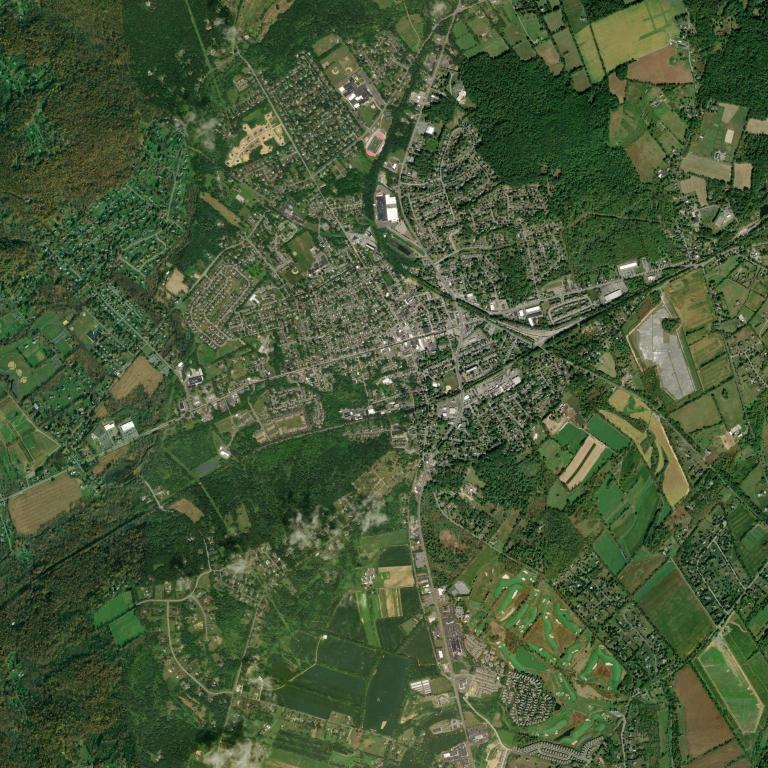
#> input picture base_map.jpg, 768 x 768 px
$ python map_engine.py
#> lines starting #> are read from the running program, lines starting #| are printed output that depends on the picture; after the words box and inside, x2 and y2 are one past the last pixel; in counts of white or black regions, pixels touching at a corner belong together
import os
import json
from PIL import Image, ImageDraw, ImageFont

# Define the absolute boundaries of our 3x3 stitched base map (Zoom 14)
# x_center = 4811, y_center = 6185
# So X goes from 4810 to 4812, Y goes from 6184 to 6186.
# Each tile is 256x256. Map is 768x768 pixels.
# Let's map our own custom 100x100 grid onto this 768x768 pixel image.
# Grid 0,0 is top-left, 100,100 is bottom-right.
# 1 grid step = 7.68 pixels.

GRID_SIZE = 100
PIXELS_PER_GRID = 768 / GRID_SIZE

NODES = {
    "Washington_Borough": {"x": 50, "y": 50, "color": "blue", "label": "Washington Safe-Zone"},
    "Route_31_Chokepoint": {"x": 50, "y": 35, "color": "red", "label": "Route 31 Blockade"},
    "Oxford_Mines": {"x": 40, "y": 20, "color": "purple", "label": "Oxford Mine Vaults"}
}

CONNECTIONS = [
    ("Washington_Borough", "Route_31_Chokepoint"),
    ("Route_31_Chokepoint", "Oxford_Mines")
]

# --- HIDDEN SECRETS & ROUTES ---
SECRETS = {
    "Smugglers_Cache": {"x": 52, "y": 48, "color": "gold", "label": "Smuggler's Drop", "skill": "Cartography I"},
    "Aether_Well": {"x": 45, "y": 30, "color": "magenta", "label": "Aether-Well", "skill": "Aether-Mapping"},
    "Old_Subway": {"x": 55, "y": 40, "color": "darkgray", "label": "Collapsed Subway", "skill": "Cartography II"}
}

HIDDEN_CONNECTIONS = [
    ("Washington_Borough", "Smugglers_Cache", "Cartography I"),
    ("Route_31_Chokepoint", "Aether_Well", "Aether-Mapping"),
]

def load_map_state():
    if os.path.exists("map_state.json"):
        with open("map_state.json", "r") as f:
#> (reads map_state.json from the repository)
            return json.load(f)
    # Default map state
    return {
        "player_x": 50,
        "player_y": 50,
        "explored_tiles": [[50, 50], [50, 49], [51, 50], [49, 50], [50, 51]],
        "macro_mode": False
    }

def save_map_state(state):
    with open("map_state.json", "w") as f:
        json.dump(state, f)

_MAP_CACHE_KEY = None

def generate_overlay(player_skills=None, force=False):
    global _MAP_CACHE_KEY
    if player_skills is None:
        player_skills = []

    if not os.path.exists("base_map.jpg"):
        return None

    state = load_map_state()
    sig = (
        state.get("player_x"),
        state.get("player_y"),
        len(state.get("explored_tiles", [])),
        tuple(sorted(list(player_skills))),
        len(state.get("dynamic_nodes", [])),
        state.get("macro_mode")
    )
    if not force and _MAP_CACHE_KEY == sig and os.path.exists("current_map.jpg"):
        return "current_map.jpg"

    base_img = Image.open("base_map.jpg").convert("RGBA")

    # 1. Fog of War Layer
    fog = Image.new("RGBA", base_img.size, (0, 0, 0, 200)) # 200 alpha for dark fog
    fog_draw = ImageDraw.Draw(fog)

    mask = Image.new("L", base_img.size, 200) # Start fully "fogged"
#> mask: PIL image 768x768 L; every value is 200
    mask_draw = ImageDraw.Draw(mask)

    # Reveal explored Grid Tiles
    for coords in state["explored_tiles"]:
        gx, gy = coords[0], coords[1]
        px, py = gx * PIXELS_PER_GRID, gy * PIXELS_PER_GRID
        radius = PIXELS_PER_GRID * 3
        mask_draw.ellipse([px - radius, py - radius, px + radius, py + radius], fill=0)

    # Reveal Nodes
    for node in NODES.values():
        px, py = node["x"] * PIXELS_PER_GRID, node["y"] * PIXELS_PER_GRID
        mask_draw.ellipse([px - 40, py - 40, px + 40, py + 40], fill=0)

    # Helper to check if player has a required skill (fuzzy match to ignore AI descriptions)
    def has_skill(req_skill, p_skills):
        if req_skill is None: return True
        req_lower = req_skill.lower()
        return any(req_lower in s.lower() or "omniscience (dev)" in s.lower() for s in p_skills)

    # Reveal Secrets (if skill check passes)
    visible_secrets = {}
    for key, sec in SECRETS.items():
        if has_skill(sec.get("skill"), player_skills):
            visible_secrets[key] = sec
            px, py = sec["x"] * PIXELS_PER_GRID, sec["y"] * PIXELS_PER_GRID
            mask_draw.ellipse([px - 25, py - 25, px + 25, py + 25], fill=0) # Smaller reveal radius
#> after the loop, visible_secrets = 0 items

    # Reveal Dynamic Procedural Nodes
    dynamic_nodes = state.get("dynamic_nodes", [])
    for d_node in dynamic_nodes:
        px, py = d_node["x"] * PIXELS_PER_GRID, d_node["y"] * PIXELS_PER_GRID
        mask_draw.ellipse([px - 35, py - 35, px + 35, py + 35], fill=0)

    fog.putalpha(mask)
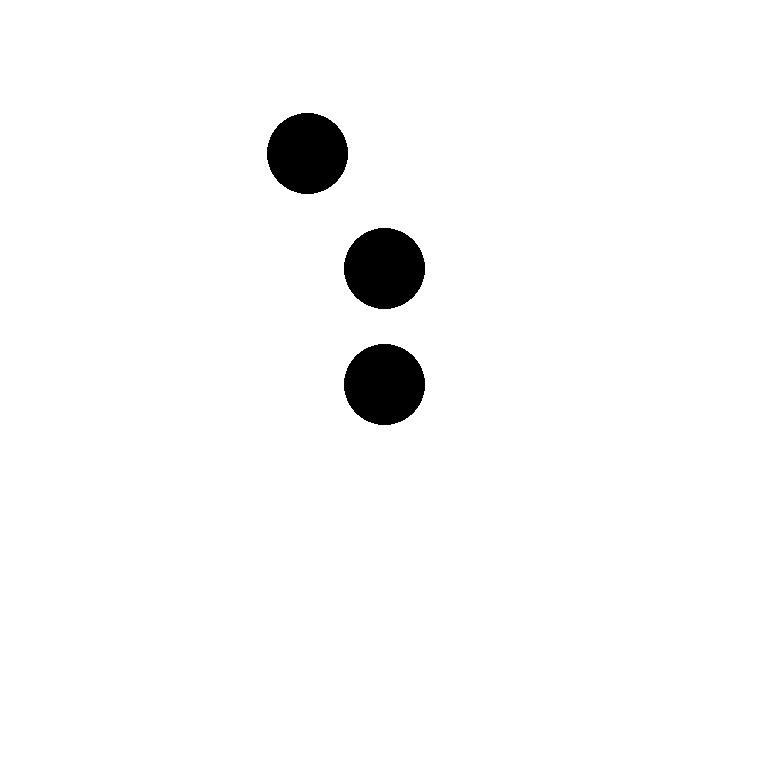
#> mask: PIL image 768x768 L; values 0 (black) and 200 (white), 97.4% white; 3 black regions, box (x1, y1, x2, y2) and area: (267, 113, 348, 194) 5145, (344, 228, 425, 309) 5145, (344, 344, 425, 425) 5145
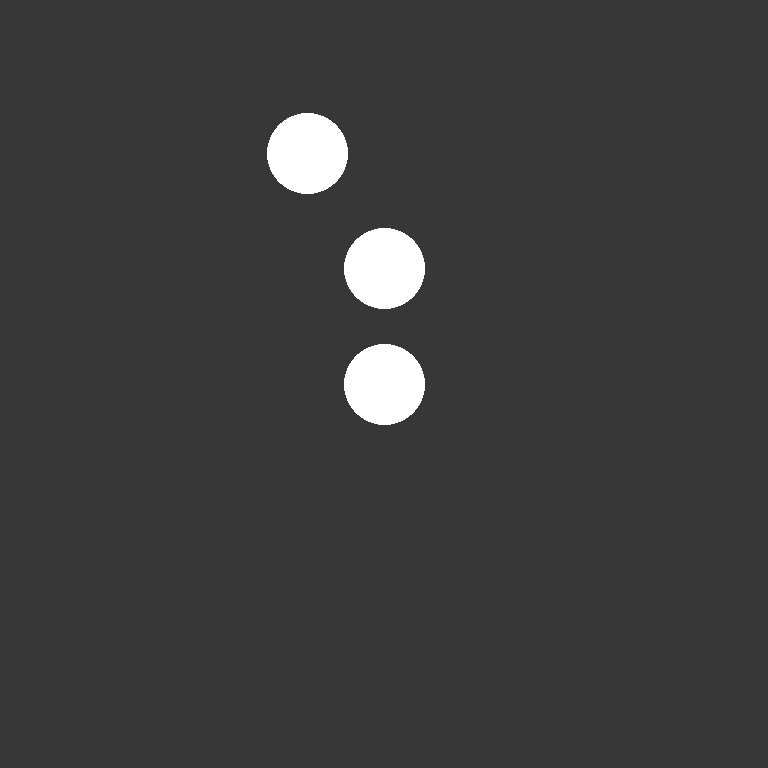
#> fog: PIL image 768x768 RGBA; mean R, G, B, A 0, 0, 0, 194.8; transparent parts drawn white

    # Composite Fog onto Base
    map_img = Image.alpha_composite(base_img, fog)
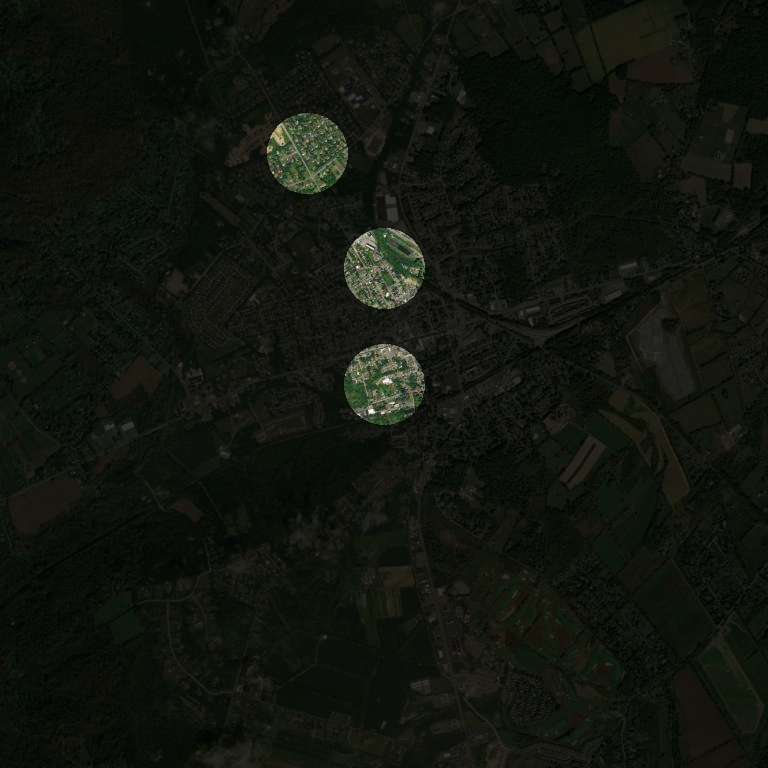
#> map_img: PIL image 768x768 RGBA; mean R, G, B, A 17.2, 21, 13.6, 255
    draw = ImageDraw.Draw(map_img)

    # 2. Draw Standard Connections
    for n1, n2 in CONNECTIONS:
        node1 = NODES[n1]
        node2 = NODES[n2]
        x1, y1 = node1["x"] * PIXELS_PER_GRID, node1["y"] * PIXELS_PER_GRID
        x2, y2 = node2["x"] * PIXELS_PER_GRID, node2["y"] * PIXELS_PER_GRID
        draw.line([x1, y1, x2, y2], fill=(200, 50, 50, 150), width=4)

    # Draw Hidden Connections
    for n1, n2, req_skill in HIDDEN_CONNECTIONS:
        if has_skill(req_skill, player_skills):
            def get_coords(n):
                if n in NODES: return NODES[n]["x"], NODES[n]["y"]
                if n in visible_secrets: return visible_secrets[n]["x"], visible_secrets[n]["y"]
                return None, None
            x1, y1 = get_coords(n1)
            x2, y2 = get_coords(n2)
            if x1 and x2:
                px1, py1 = x1 * PIXELS_PER_GRID, y1 * PIXELS_PER_GRID
                px2, py2 = x2 * PIXELS_PER_GRID, y2 * PIXELS_PER_GRID
                draw.line([px1, py1, px2, py2], fill=(255, 215, 0, 180), width=2)

    # 3. Draw Nodes
    node_overrides = state.get("node_overrides", {})
    for key, node in NODES.items():
        px, py = node["x"] * PIXELS_PER_GRID, node["y"] * PIXELS_PER_GRID
        color = node_overrides.get(key, node["color"])
        draw.ellipse([px - 6, py - 6, px + 6, py + 6], fill=color, outline="white", width=2)
        draw.text((px + 10, py - 10), node["label"], fill="white")

    # Draw Secrets
    for key, sec in visible_secrets.items():
        px, py = sec["x"] * PIXELS_PER_GRID, sec["y"] * PIXELS_PER_GRID
        color = sec["color"]
        draw.polygon([(px, py-6), (px+6, py), (px, py+6), (px-6, py)], fill=color, outline="white") # Diamond shape
        draw.text((px + 10, py - 10), sec["label"], fill=color)
#> this loop made 0 passes

    # Draw Procedural Dynamic Nodes
    dynamic_nodes = state.get("dynamic_nodes", [])
    for d_node in dynamic_nodes:
        px, py = d_node["x"] * PIXELS_PER_GRID, d_node["y"] * PIXELS_PER_GRID
        color = d_node.get("color", "cyan")
        label = d_node.get("label", d_node.get("name", "Unknown Node"))
        # Hexagon shape for AI-generated nodes
        draw.polygon([(px-5, py-8), (px+5, py-8), (px+8, py), (px+5, py+8), (px-5, py+8), (px-8, py)], fill=color, outline="black")
        draw.text((px + 12, py - 10), label, fill=color)

    # 4. Draw Player Position
    px = state["player_x"] * PIXELS_PER_GRID
    py = state["player_y"] * PIXELS_PER_GRID
    draw.polygon([(px, py - 10), (px - 8, py + 8), (px + 8, py + 8)], fill="cyan", outline="black")

    # 5. Draw Legend
    try:
        legend_x = 10
        legend_y = 10
        draw.rectangle([legend_x, legend_y, legend_x + 140, legend_y + 100], fill=(0, 0, 0, 180), outline="white")
        draw.text((legend_x + 10, legend_y + 5), "--- MAP LEGEND ---", fill="white")

        # Safe Zone (Circle)
        draw.ellipse([legend_x + 8, legend_y + 24, legend_x + 16, legend_y + 32], fill="blue", outline="white", width=2)
        draw.text((legend_x + 25, legend_y + 22), "Safe Zone / Node", fill="white")

        # Hidden Secret (Diamond)
        draw.polygon([(legend_x+12, legend_y+40), (legend_x+18, legend_y+46), (legend_x+12, legend_y+52), (legend_x+6, legend_y+46)], fill="gold", outline="white")
        draw.text((legend_x + 25, legend_y + 42), "Hidden Secret", fill="white")

        # Procedural Landmark (Hexagon)
        draw.polygon([(legend_x+8, legend_y+60), (legend_x+16, legend_y+60), (legend_x+19, legend_y+66), (legend_x+16, legend_y+72), (legend_x+8, legend_y+72), (legend_x+5, legend_y+66)], fill="purple", outline="black")
        draw.text((legend_x + 25, legend_y + 61), "Discovered Landmark", fill="white")

        # Player Position (Triangle)
        draw.polygon([(legend_x+12, legend_y+82), (legend_x+6, legend_y+94), (legend_x+18, legend_y+94)], fill="cyan", outline="black")
        draw.text((legend_x + 25, legend_y + 83), "Player Location", fill="white")
    except Exception as e:
        print("Legend drawing failed:", e)

    map_img = map_img.convert("RGB")
#> map_img: PIL image 768x768 RGB
    map_img.save("current_map.jpg")
    _MAP_CACHE_KEY = sig
    return "current_map.jpg"

if __name__ == "__main__":
    generate_overlay()
